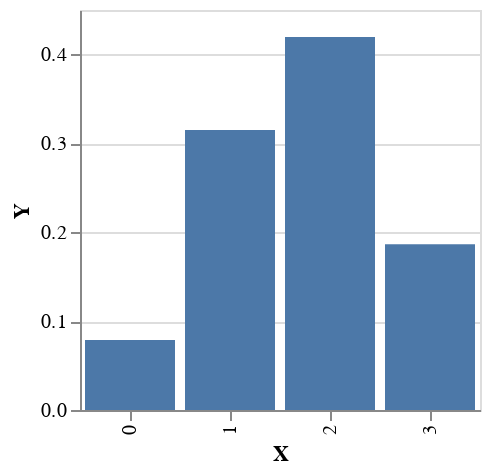

Write notebook code for a chart like this one.
### Code cell
plotVega $ fmap (first (pack . show)) $ enumerate $ lengthDist 0.99

### Figure 1 — Vega-Lite specification as saved in the notebook (floating-point values rounded to 4 significant figures)
{"$schema": "https://vega.github.io/schema/vega-lite/v4.json", "data": {"values": [{"X": "0", "Y": 0.07884}, {"X": "1", "Y": 0.3151}, {"X": "2", "Y": 0.4197}, {"X": "3", "Y": 0.1864}]}, "encoding": {"x": {"field": "X", "type": "nominal"}, "y": {"field": "Y", "type": "quantitative"}}, "height": 200, "mark": "bar", "width": 200}
